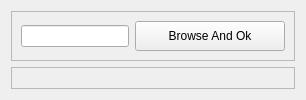
         <widget class="QWidget" name="page_map">
          <layout class="QVBoxLayout" name="verticalLayout_31">
           <item alignment="Qt::AlignTop">
            <widget class="QFrame" name="frame_25">
             <property name="sizePolicy">
              <sizepolicy hsizetype="Expanding" vsizetype="MinimumExpanding">
               <horstretch>0</horstretch>
               <verstretch>0</verstretch>
              </sizepolicy>
             </property>
             <property name="frameShape">
              <enum>QFrame::StyledPanel</enum>
             </property>
             <property name="frameShadow">
              <enum>QFrame::Raised</enum>
             </property>
             <layout class="QHBoxLayout" name="horizontalLayout_28">
              <item>
               <widget class="QLineEdit" name="LineEdit_PathToMap">
                <property name="minimumSize">
                 <size>
                  <width>0</width>
                  <height>20</height>
                 </size>
                </property>
               </widget>
              </item>
              <item>
               <widget class="QPushButton" name="BrowseAndOkBtn_map">
                <property name="sizePolicy">
                 <sizepolicy hsizetype="Preferred" vsizetype="Fixed">
                  <horstretch>0</horstretch>
                  <verstretch>0</verstretch>
                 </sizepolicy>
                </property>
                <property name="minimumSize">
                 <size>
                  <width>150</width>
                  <height>30</height>
                 </size>
                </property>
                <property name="maximumSize">
                 <size>
                  <width>200</width>
                  <height>16777215</height>
                 </size>
                </property>
                <property name="text">
                 <string>Browse And Ok</string>
                </property>
               </widget>
              </item>
             </layout>
            </widget>
           </item>
           <item>
            <widget class="QFrame" name="frame_24">
             <property name="sizePolicy">
              <sizepolicy hsizetype="Preferred" vsizetype="Expanding">
               <horstretch>0</horstretch>
               <verstretch>0</verstretch>
              </sizepolicy>
             </property>
             <property name="frameShape">
              <enum>QFrame::StyledPanel</enum>
             </property>
             <property name="frameShadow">
              <enum>QFrame::Raised</enum>
             </property>
             <layout class="QVBoxLayout" name="verticalLayout_29">
              <item>
               <widget class="QWidget" name="mapWidget" native="true">
                <property name="sizePolicy">
                 <sizepolicy hsizetype="Preferred" vsizetype="Expanding">
                  <horstretch>0</horstretch>
                  <verstretch>0</verstretch>
                 </sizepolicy>
                </property>
               </widget>
              </item>
             </layout>
            </widget>
           </item>
          </layout>
         </widget>
